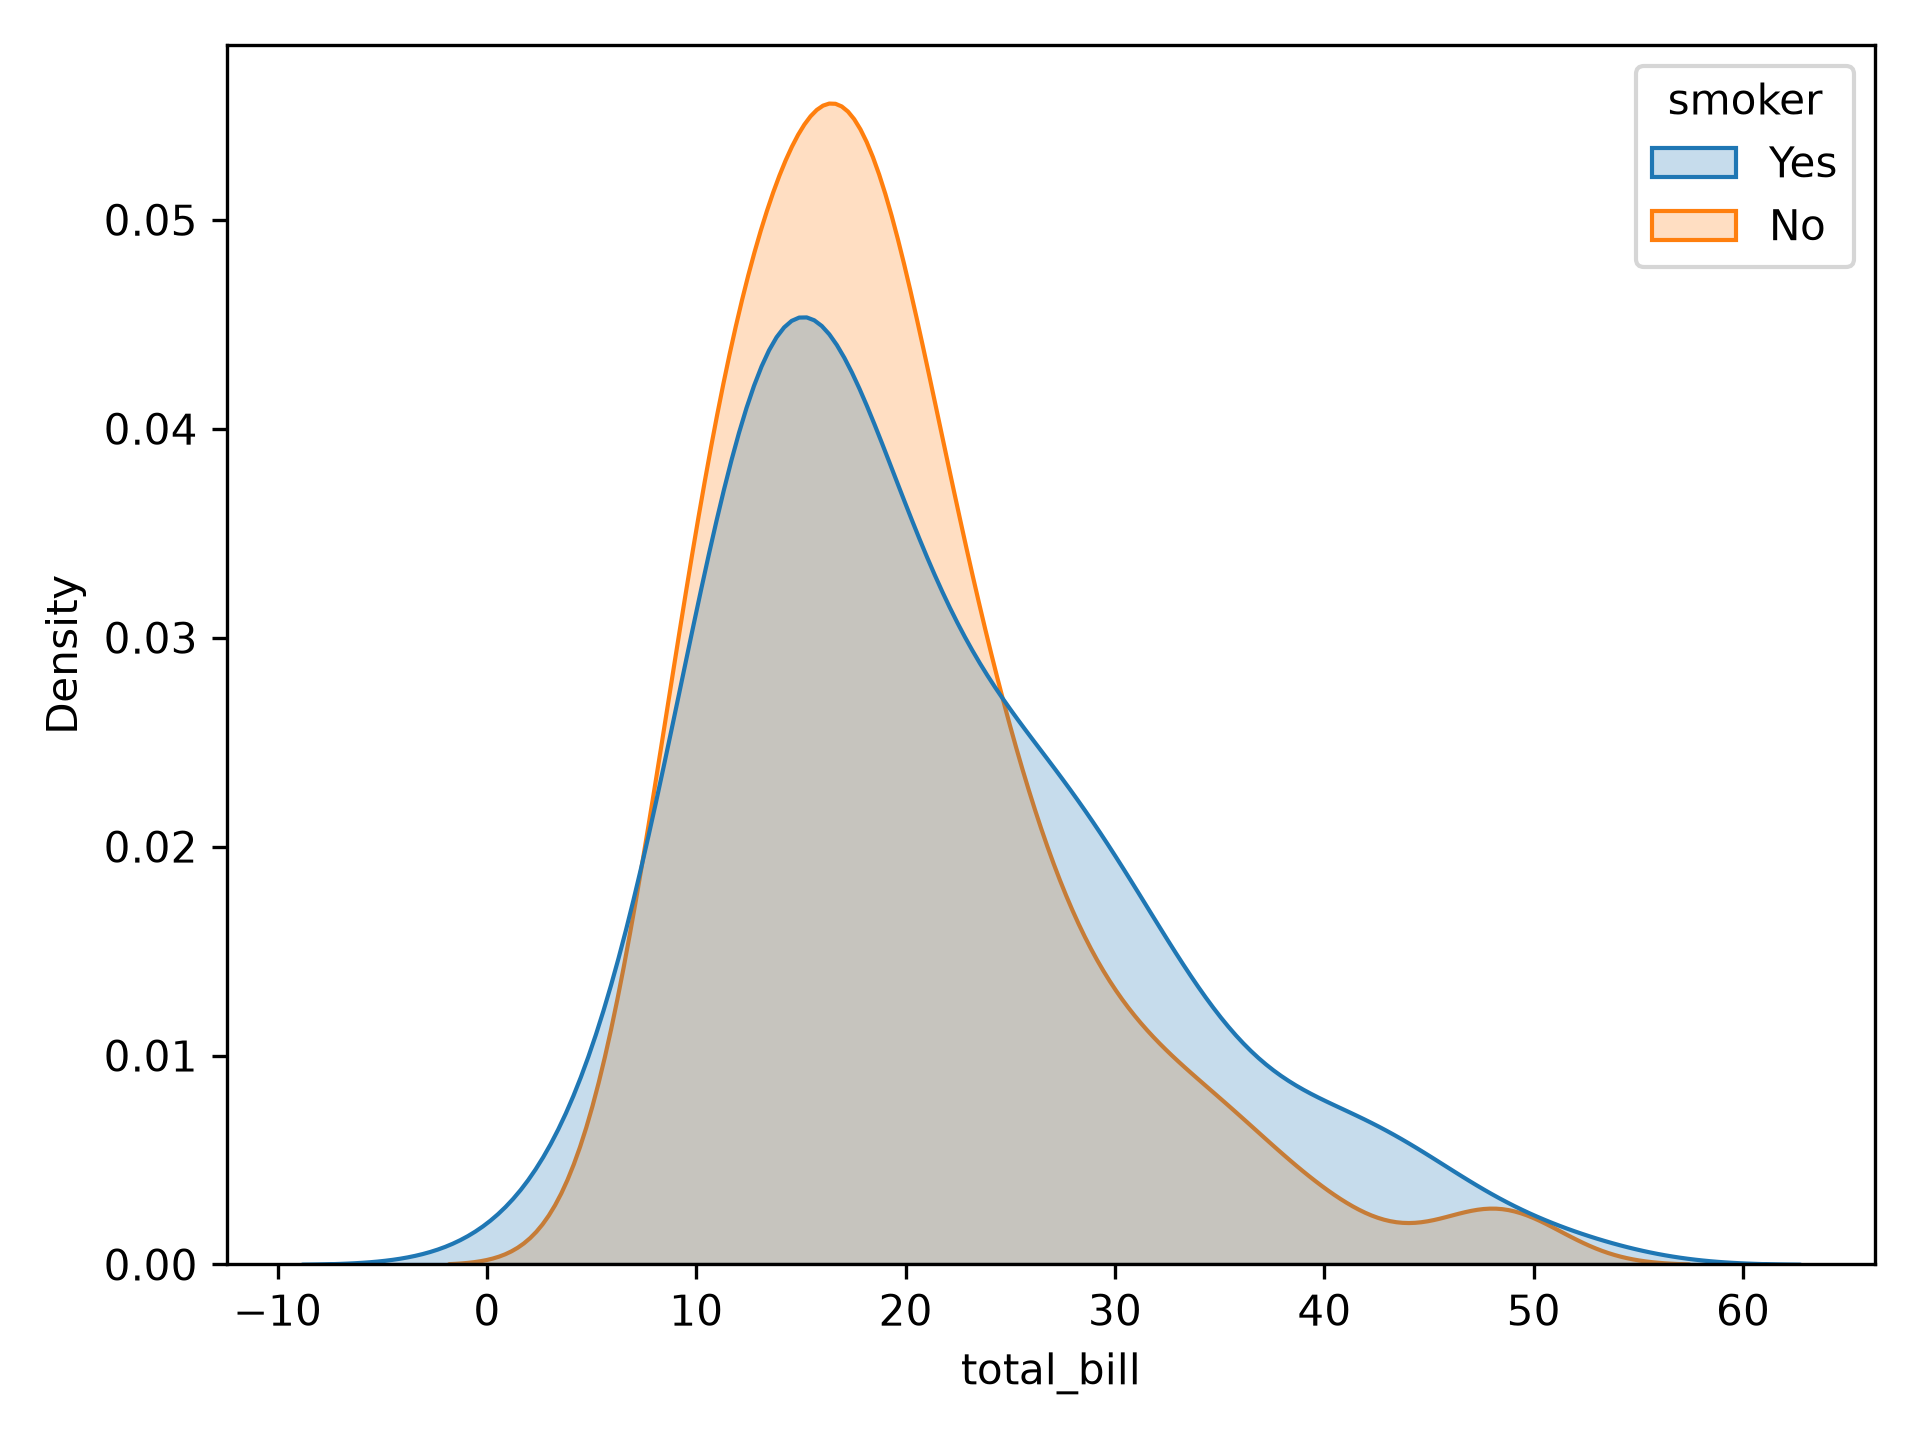

Here is the Python script that generated this plot:
# Importazione delle librerie
import seaborn as sns
import matplotlib.pyplot as plt

# Carichiamo il dataset Tips
# dropna() elimina eventuali righe con valori mancanti
tips = sns.load_dataset("tips").dropna()


# KDE CONFRONTANDO FUMATORI E NON FUMATORI

sns.kdeplot(
    data=tips,              # Dataset utilizzato
    x="total_bill",         # Variabile da analizzare: conto totale
    hue="smoker",           # Divide i dati tra fumatori e non fumatori
    common_norm=False,      # Normalizza separatamente ogni gruppo
    fill=True               # Riempie le aree sotto le curve
)

# Sistemiamo gli spazi del grafico
plt.tight_layout()

# Salviamo il grafico a 300 DPI
plt.savefig("esercizio3.png", dpi=300)

# Mostriamo il risultato
plt.show()
